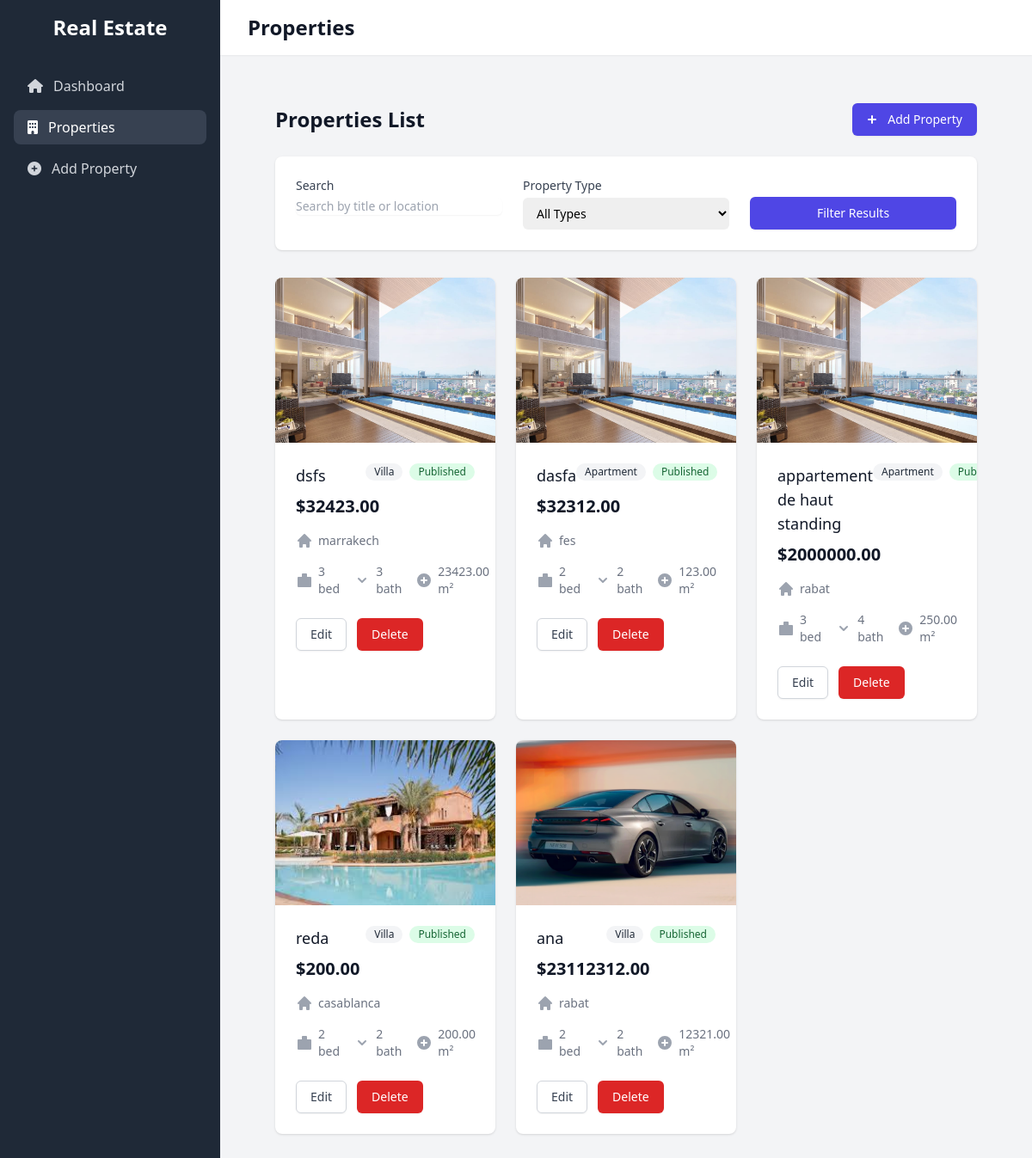
Page /properties/ on the committed database.
### dash/models.py (models this page shows, shortened)
class Property(models.Model):
    title = models.CharField(max_length=200, help_text='The title of the property')
    description = models.TextField(blank=True, null=True)
    price = models.DecimalField(decimal_places=2, max_digits=12)
    bedrooms = models.IntegerField()
    bathrooms = models.DecimalField(max_digits=3, decimal_places=0)
    square_meters = models.DecimalField(max_digits=10, decimal_places=2)
    location = models.CharField(max_length=200, choices=MOROCCAN_CITIES)
    property_type = models.CharField(max_length=200, choices=PROPERTY_TYPES)
    views_count = models.PositiveIntegerField(default=0, help_text='Number of times this property has been viewed')
    is_published = models.BooleanField(default=True)
    created_at = models.DateTimeField(auto_now_add=True)
    updated_at = models.DateTimeField(auto_now=True)
    class Meta:
        verbose_name_plural = "Properties"

class PropertyImage(models.Model):
    property = models.ForeignKey(Property, related_name='images', on_delete=models.CASCADE)
    image = models.ImageField(upload_to='properties/')
    is_main = models.BooleanField(default=False, help_text='Set this as the main property image')
    created_at = models.DateTimeField(auto_now_add=True)
    class Meta:
        ordering = ['-is_main', '-created_at']

### dash/views.py (the view)
# urls.py: path('properties/', views.property_list, name='property_list'),
def property_list(request):
    properties = Property.objects.prefetch_related('images').all().order_by('-created_at')
    search_query = request.GET.get('search', '')
    property_type = request.GET.get('type', '')
    location = request.GET.get('location', '')
    if search_query:
        properties = properties.filter(
            Q(title__icontains=search_query) |
            Q(description__icontains=search_query)
        )
    if property_type:
        properties = properties.filter(property_type=property_type)
    if location:
        properties = properties.filter(location=location)
    paginator = Paginator(properties, 9)  # Show 9 properties per page
    page_number = request.GET.get('page')
    page_obj = paginator.get_page(page_number)
    context = {
        'properties': page_obj,
        'search_query': search_query,
        'property_type': property_type,
        'location': location,
        'property_types': PROPERTY_TYPES,
        'cities': MOROCCAN_CITIES,
        'active_page': 'properties'
    }
    return render(request, 'dash/property_list.html', context)

### dash/templates/dash/property_list.html (shortened to what this page needs)
{% extends 'dash/base.html' %}
{% block header %}Properties{% endblock %}
{% block content %}
<div class="container mx-auto px-4 sm:px-6 lg:px-8 py-8">
    <div class="mb-8">
        <div class="flex justify-between items-center mb-6">
            <h1 class="text-2xl font-semibold text-gray-900">Properties List</h1>
            <a href="{% url 'dash:property_create' %}"
               class="inline-flex items-center px-4 py-2 border border-transparent rounded-md shadow-sm text-sm font-medium text-white bg-indigo-600 hover:bg-indigo-700 focus:outline-none focus:ring-2 focus:ring-offset-2 focus:ring-indigo-500">
                <svg class="-ml-1 mr-2 h-5 w-5" xmlns="http://www.w3.org/2000/svg" viewBox="0 0 20 20" fill="currentColor">
                    <path fill-rule="evenodd" d="M10 5a1 1 0 011 1v3h3a1 1 0 110 2h-3v3a1 1 0 11-2 0v-3H6a1 1 0 110-2h3V6a1 1 0 011-1z" clip-rule="evenodd" />
                </svg>
                Add Property
            </a>
        </div>
        <div class="bg-white shadow rounded-lg p-6">
            <form method="get" class="grid grid-cols-1 gap-6 md:grid-cols-3">
                <div>
                    <label for="search" class="block text-sm font-medium text-gray-700">Search</label>
                    <div class="mt-1">
                        <input type="text" name="search" id="search" value="{{ search_query }}"
                               class="shadow-sm focus:ring-indigo-500 focus:border-indigo-500 block w-full sm:text-sm border-gray-300 rounded-md"
                               placeholder="Search by title or location">
                    </div>
                </div>
                <div>
                    <label for="type" class="block text-sm font-medium text-gray-700">Property Type</label>
                    <select name="type" id="type"
                            class="mt-1 block w-full pl-3 pr-10 py-2 text-base border-gray-300 focus:outline-none focus:ring-indigo-500 focus:border-indigo-500 sm:text-sm rounded-md">
                        <option value="">All Types</option>
                    </select>
                </div>
                <div class="flex items-end">
                    <button type="submit"
                            class="w-full inline-flex justify-center py-2 px-4 border border-transparent shadow-sm text-sm font-medium rounded-md text-white bg-indigo-600 hover:bg-indigo-700 focus:outline-none focus:ring-2 focus:ring-offset-2 focus:ring-indigo-500">
                        Filter Results
                    </button>
                </div>
            </form>
        </div>
    </div>
    <div class="grid grid-cols-1 gap-6 sm:grid-cols-2 lg:grid-cols-3">
        {% for property in properties %}
        <div class="bg-white overflow-hidden shadow rounded-lg">
            <div class="aspect-w-16 aspect-h-9">
                {% with property.images.all as images %}
                    {% if images %}
                        {% with images|first as main_image %}
                            <img src="{{ main_image.image.url }}" alt="{{ property.title }}" class="object-cover w-full h-48">
                        {% endwith %}
                    {% endif %}
                {% endwith %}
            </div>
            <div class="p-6">
                <div class="flex justify-between items-start">
                    <h3 class="text-lg font-medium text-gray-900">{{ property.title }}</h3>
                    <div class="flex space-x-2">
                        <span class="inline-flex items-center px-2.5 py-0.5 rounded-full text-xs font-medium bg-gray-100 text-gray-800">
                            {{ property.get_property_type_display }}
                        </span>
                        <span class="inline-flex items-center px-2.5 py-0.5 rounded-full text-xs font-medium {% if property.is_published %}bg-green-100 text-green-800{% else %}bg-yellow-100 text-yellow-800{% endif %}">
                            {% if property.is_published %}Published{% else %}Draft{% endif %}
                        </span>
                    </div>
                </div>
                <p class="mt-2 text-xl font-semibold text-gray-900">${{ property.price|floatformat:2 }}</p>
                <div class="mt-4 flex items-center text-sm text-gray-500">
                    {{ property.location }}
                </div>
                <div class="mt-4 flex justify-between items-center">
                    <div class="flex space-x-4 text-sm text-gray-500">
                        <div class="flex items-center">
                            <svg class="flex-shrink-0 mr-1.5 h-5 w-5 text-gray-400" xmlns="http://www.w3.org/2000/svg" viewBox="0 0 20 20" fill="currentColor">
                                <path d="M7 3a1 1 0 011-1h4a1 1 0 011 1v3h4a1 1 0 011 1v10a1 1 0 01-1 1H3a1 1 0 01-1-1V7a1 1 0 011-1h4V3z" />
                            </svg>
                            {{ property.bedrooms }} bed
                        </div>
                        <div class="flex items-center">
                            <svg class="flex-shrink-0 mr-1.5 h-5 w-5 text-gray-400" xmlns="http://www.w3.org/2000/svg" viewBox="0 0 20 20" fill="currentColor">
                                <path fill-rule="evenodd" d="M5.293 7.293a1 1 0 011.414 0L10 10.586l3.293-3.293a1 1 0 111.414 1.414l-4 4a1 1 0 01-1.414 0l-4-4a1 1 0 010-1.414z" clip-rule="evenodd" />
                            </svg>
                            {{ property.bathrooms }} bath
                        </div>
                        <div class="flex items-center">
                            <svg class="flex-shrink-0 mr-1.5 h-5 w-5 text-gray-400" xmlns="http://www.w3.org/2000/svg" viewBox="0 0 20 20" fill="currentColor">
                                <path fill-rule="evenodd" d="M10 18a8 8 0 100-16 8 8 0 000 16zm1-11a1 1 0 10-2 0v2H7a1 1 0 100 2h2v2a1 1 0 102 0v-2h2a1 1 0 100-2h-2V7z" clip-rule="evenodd" />
                            </svg>
                            {{ property.square_meters }} m²
                        </div>
                    </div>
                </div>
                <div class="mt-6 flex space-x-3">
                    <a href="{% url 'dash:property_edit' property.id %}" class="inline-flex items-center px-4 py-2 border border-gray-300 rounded-md shadow-sm text-sm font-medium text-gray-700 bg-white hover:bg-gray-50 focus:outline-none focus:ring-2 focus:ring-offset-2 focus:ring-indigo-500">
                        Edit
                    </a>
                    <a href="{% url 'dash:property_delete_confirm' property.id %}" class="inline-flex items-center px-4 py-2 border border-transparent rounded-md shadow-sm text-sm font-medium text-white bg-red-600 hover:bg-red-700 focus:outline-none focus:ring-2 focus:ring-offset-2 focus:ring-red-500">
                        Delete
                    </a>
                </div>
            </div>
        </div>
        {% endfor %}
    </div>
</div>
{% endblock %}

### dash/templates/dash/base.html (shortened to what this page needs)
<!DOCTYPE html>
<html lang="en">
<head>
    <script src="https://cdn.tailwindcss.com"></script>
    <link rel="stylesheet" href="https://cdnjs.cloudflare.com/ajax/libs/font-awesome/6.4.0/css/all.min.css">
</head>
<body class="bg-gray-100">
    <div class="min-h-screen flex">
        <nav class="bg-gray-800 w-64 min-h-screen p-4">
            <div class="flex items-center justify-center mb-8">
                <h1 class="text-white text-2xl font-bold">Real Estate</h1>
            </div>
            <ul>
                <li class="mb-2">
                    <a href="{% url 'dash:dashboard_home' %}"
                       class="flex items-center text-gray-300 hover:bg-gray-700 hover:text-white px-4 py-2 rounded-lg {% if active_page == 'dashboard' %}bg-gray-700 text-white{% endif %}">
                        <i class="fas fa-home mr-3"></i>
                        Dashboard
                    </a>
                </li>
                <li class="mb-2">
                    <a href="{% url 'dash:property_list' %}"
                       class="flex items-center text-gray-300 hover:bg-gray-700 hover:text-white px-4 py-2 rounded-lg {% if active_page == 'properties' %}bg-gray-700 text-white{% endif %}">
                        <i class="fas fa-building mr-3"></i>
                        Properties
                    </a>
                </li>
                <li class="mb-2">
                    <a href="{% url 'dash:property_create' %}"
                       class="flex items-center text-gray-300 hover:bg-gray-700 hover:text-white px-4 py-2 rounded-lg {% if active_page == 'create' %}bg-gray-700 text-white{% endif %}">
                        <i class="fas fa-plus-circle mr-3"></i>
                        Add Property
                    </a>
                </li>
            </ul>
        </nav>
        <div class="flex-1">
            <header class="bg-white shadow-sm">
                <div class="max-w-7xl mx-auto py-4 px-4 sm:px-6 lg:px-8">
                    <h1 class="text-2xl font-semibold text-gray-900">
                        {% block header %}{% endblock %}
                    </h1>
                </div>
            </header>
            <main class="max-w-7xl mx-auto py-6 sm:px-6 lg:px-8">
                {% block content %}{% endblock %}
            </main>
        </div>
    </div>
</body>
</html>

### rows in the picture
Property: image (picture), title "dsfs", property_type "Villa", is_published "Published", price "32423.00", location "marrakech", bedrooms "3", bathrooms "3", square_meters "23423.00"
Property: image (picture), title "dasfa", property_type "Apartment", is_published "Published", price "32312.00", location "fes", bedrooms "2", bathrooms "2", square_meters "123.00"
Property: image (picture), title "appartement de haut standing", property_type "Apartment", is_published "Published", price "2000000.00", location "rabat", bedrooms "3", bathrooms "4", square_meters "250.00"
Property: image (picture), title "reda", property_type "Villa", is_published "Published", price "200.00", location "casablanca", bedrooms "2", bathrooms "2", square_meters "200.00"
Property: image (picture), title "ana", property_type "Villa", is_published "Published", price "23112312.00", location "rabat", bedrooms "2", bathrooms "2", square_meters "12321.00"
